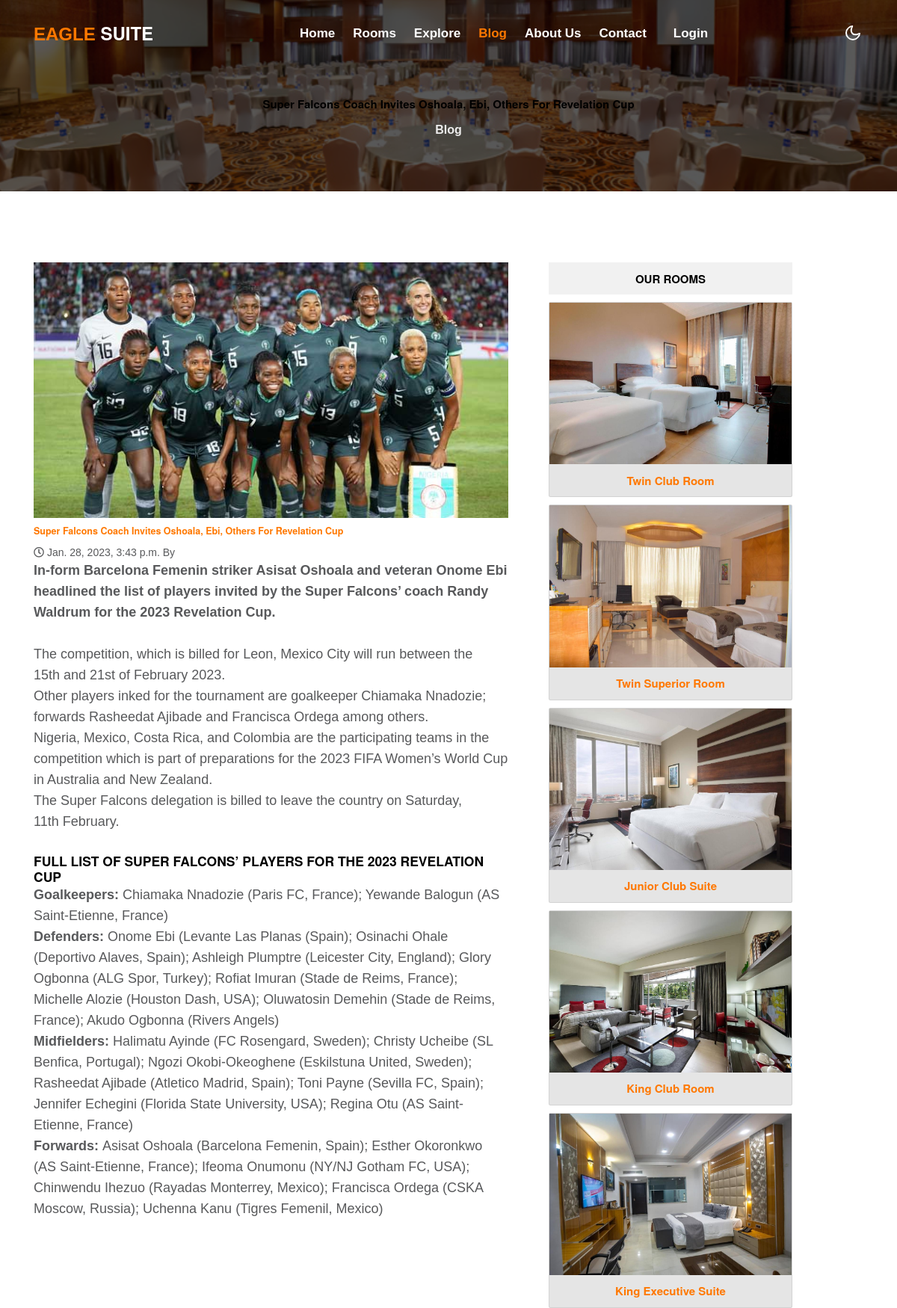
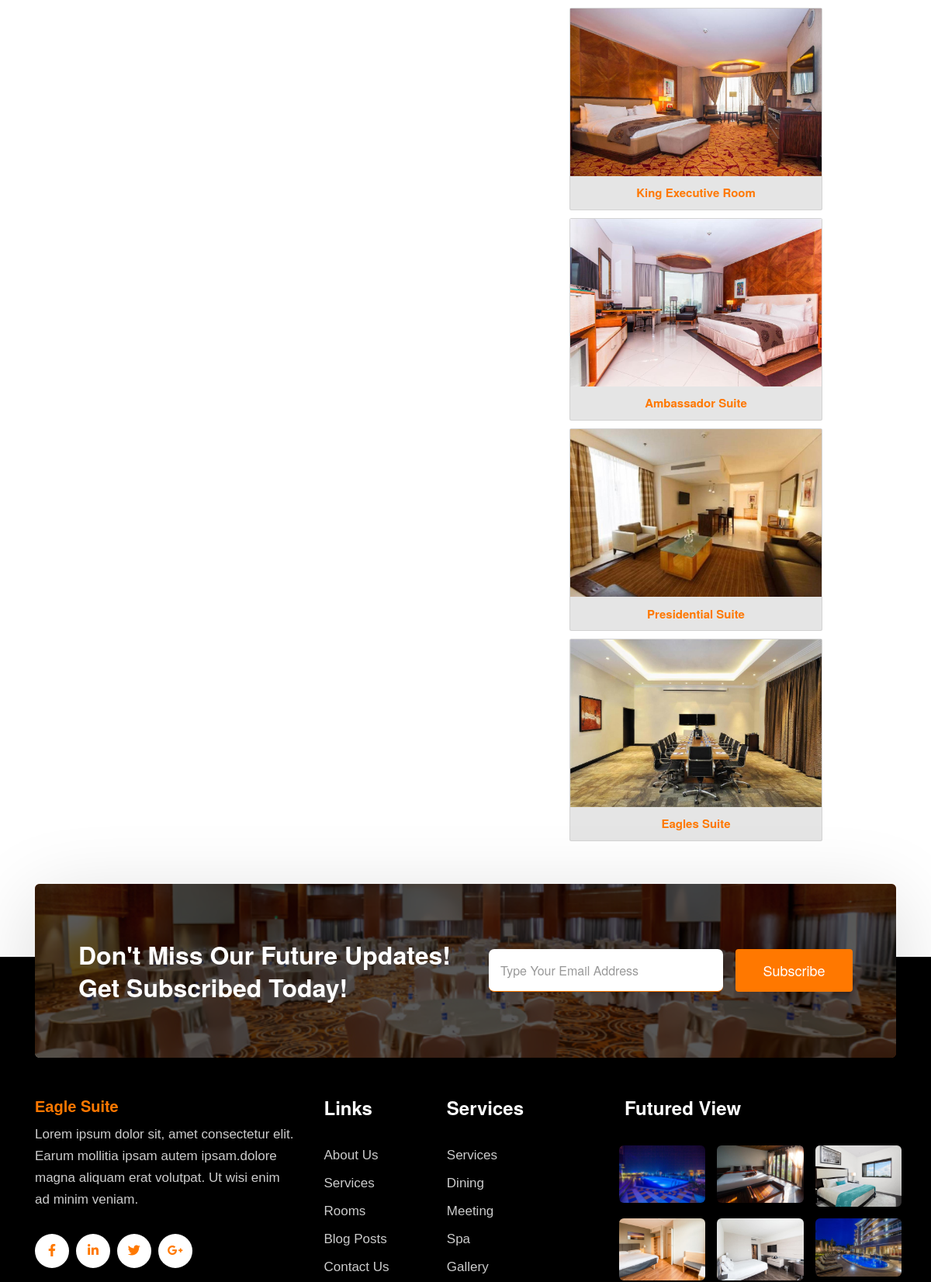
The page /blog/super-falcons-coach-invites-oshoala-ebi-others-for-revelation-cup/ (upper part) on the database its author committed (2 pictures, top to bottom).
### eagles/models.py (models this page shows, shortened)
class Blog(models.Model):
    title = models.CharField(max_length=550)
    slug = models.SlugField(max_length=550,null=True,blank=True)
    published = models.BooleanField(default=True,null=True,blank=True)
    flag = models.BooleanField(default=False,null=True,blank=True)
    date_posted = models.DateTimeField(default=datetime.now())
    leadimg = models.ImageField(default='myleadimg.jpg')
    body = RichTextField()
    class Meta:
        db_table = 'Blog'
        managed = True
        verbose_name = 'Blog'
        verbose_name_plural = 'Blog'

class Room(models.Model):
    title = models.CharField(max_length=100,blank=True,null=True)
    price = models.PositiveIntegerField(null=True,blank=True)
    discount_price = models.PositiveIntegerField(null=True,blank=True)
    guests = models.CharField(max_length=50,blank=True)
    bed = models.CharField(max_length=50,blank=True)
    car_rent = models.CharField(max_length=50,blank=True,null=True)
    roomimg = models.ImageField()
    roomimg1 = models.ImageField(blank=True)
    roomtmg2 = models.ImageField(blank=True)
    roomtmg3 = models.ImageField(blank=True)
    view_count = models.PositiveIntegerField(default=0,blank=True,null=True)
    description = models.TextField(blank=True)
    isbooked = models.BooleanField(default=False)
    class Meta:
        db_table = 'room'
        managed = True
        verbose_name = 'rooms'
        verbose_name_plural = 'rooms'

### eagles/views.py (the view)
# urls.py: path('blog/<slug:slug_id>/',views.blogdetail,name='blogdetail'),
def blogdetail(request, slug_id):
    blogdetail = Blog.objects.filter(slug=slug_id).first()
    rooms = Room.objects.all()[:9]
    context = {
        'post': blogdetail,
        'rooms': rooms,
    }
    return render(request,'eagles/blogdetail.html',context)

### templates/eagles/blogdetail.html (shortened to what this page needs)
{% extends "base.html" %}
{% load static %}
{% block content %}
<div class="inner-banner py-5">
    <section class="kinging-breadcrumb text-left py-sm-5 ">
        <div class="container">
            <div class="w3breadcrumb-gids">
                <div class="w3breadcrumb-left text-left">
                    <br><br>
                    <h4 class="inner-w3-title mt-lg-5 mt-4 text-center">{{post.title}}</h4>
                </div>
                <div class="w3breadcrumb-right">
                    <ul class="breadcrumbs-custom-path">
                        <li><a href="{% url 'blog' %}">Blog</a></li>
                    </ul>
                </div>
            </div>
        </div>
    </section>
</div>
<section  class="kinging-mag-main">
    <br><br>
	<div  class="mag-content-inf py-5">
		<div class="container">
			<div  class="blog-inner-grids py-md-4 row">
                {% if post %}
				<div class="mag-content-left-hny col-lg-7">
                    {% if post.leadimg %}
                    <img src="{{post.leadimg.url}}" alt="" class="img-fluid radius-image py-3">
                    {% endif %}
                    <h5 ><a href="#">{{post.title}}</a></h5>
                    <div class="sub-meta mt-3">
                        <span> <i class="far fa-clock"></i> {{ post.date_posted }} By {{ post.author }}</span>
                        <p>{{post.body | safe}}</p>
                    </div>
                     {% endif %}
			    </div>
				<div class="mag-content-right-hny col-lg-4 mt-3">
					<aside>
						<div class="side-bar-hny-recent mb-2">
							<div style="background-color: #8b8b8b1f!important;" class="card-body mb-3">
                                <h4 class=" text-center">OUR ROOMS</h4>
                            </div>
							<div class="mag-small-post dont-miss-grids-inf">
								<div class="maghny-gd-1">
									{% if rooms %}
							        {% for item in rooms %}
									<div  class="card mb-3 text-center">
                                        <a href="{% url 'room' item.id %}"><img class="img-fluid" src="{{item.roomimg.url}}" alt=""></a>
                                        <div style="background-color: #8b8b8b1f!important;" class="card-body">
                                            <h4><a href="{% url 'room' item.id %}">{{item.title}}</a></h4>
                                        </div>
                                    </div>
									{% endfor %}
									{% endif %}
								</div>
							</div>
						</div>
					</aside>
				</div>
			</div>
		</div>
	</div>
</section>
{% endblock content %}

### rows shown on the page
Blog: title "Super Falcons Coach Invites Oshoala, Ebi, Others For Revelation Cup", leadimg (picture), date_posted "Jan. 28, 2023, 3:43 p.m.", body "In-form Barcelona Femenin striker Asisat Oshoala and veteran Onome Ebi headlined the list of players invited by the Super Falcons’ coach Randy Waldrum for the 2023 Revelation Cup. The competition, which is billed for Leon, Mexico City will run between the 15th and 21st of February 2023. Other players inked for the tournament are goalkeeper Chiamaka Nnadozie; forwards Rasheedat Ajibade and Francisca Ordega among others. Nigeria, Mexico, Costa Rica, and Colombia are the participating teams in the competition which is part of preparations for the 2023 FIFA Women’s World Cup in Australia and New Zealand. The Super Falcons delegation is billed to leave the country on Saturday, 11th February.…"
Room: roomimg (picture), title "Twin Club Room"
Room: roomimg (picture), title "Twin Superior Room"
Room: roomimg (picture), title "Junior Club Suite"
Room: roomimg (picture), title "King Club Room"
Room: roomimg (picture), title "King Executive Suite"
Room: roomimg (picture), title "King Executive Room"
Room: roomimg (picture), title "Ambassador Suite"
Room: roomimg (picture), title "Presidential Suite"
Room: roomimg (picture), title "Eagles Suite"
